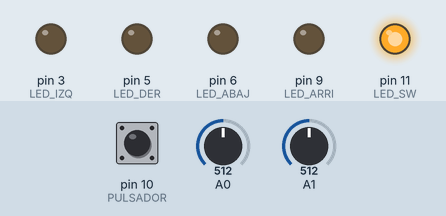
Bench run of a sketch on a simulated Arduino Uno, built with avr-gcc and run on an emulated ATmega328P. Parts: output pins drawn as LEDs (lit = HIGH). The inputs (shaded band) are chosen by the test bench; at power-on: A0 = 512, A1 = 512, pin 10 (PULSADOR) LOW.

Above: at 1.2 s.
1.3 s: A0 set to 530
At 2.5 s:
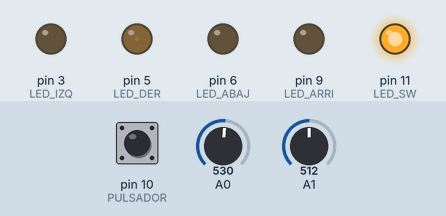
2.8 s: A1 set to 530
At 3.6 s:
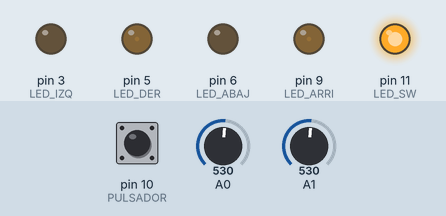
4.3 s: pin 10 (PULSADOR) pulled HIGH for 0.15 s
At 4.37 s:
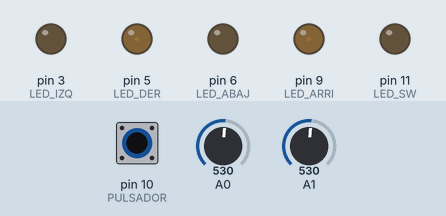
5.9 s: A0 set to 511
At 7.1 s:
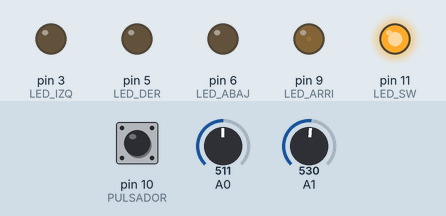
7.4 s: A1 set to 470
At 8.3 s:
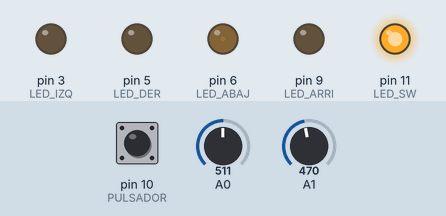
8.9 s: pin 10 (PULSADOR) pulled HIGH for 1 s
At 9.5 s:
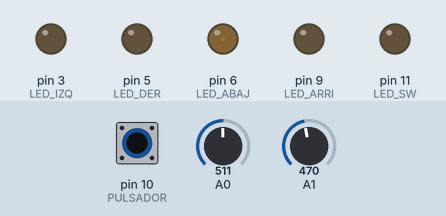
Timing chart, 0 to 11.9 s (numbered marks = the images above; inputs shaded):
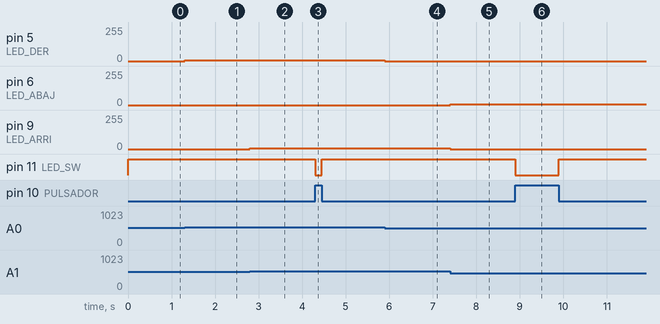

The sketch:

JoystickTest.ino
```cpp
int X;
int Y;
int LED_IZQ = 3;
int LED_DER = 5;
int LED_ABAJ = 6;
int LED_ARRI = 9;
int PULSADOR = 10;
int LED_SW = 11;
int SW;

void setup() {
  // put your setup code here, to run once:
  pinMode(LED_IZQ, OUTPUT);
  pinMode(LED_DER, OUTPUT);
  pinMode(LED_ABAJ, OUTPUT);
  pinMode(LED_ARRI, OUTPUT);
  pinMode(LED_SW, OUTPUT);
  pinMode(PULSADOR, INPUT);
  //Las entradas analogicas no requieren inicialización
}

void loop() {
  // put your main code here, to run repeatedly:
  X = analogRead(A0);
  Y = analogRead(A1);
  SW = digitalRead(PULSADOR);

  if(X >= 0 && X < 480){
    analogWrite(LED_IZQ, map(X, 0, 480, 255, 0));
  }else{
    analogWrite(LED_IZQ, 0);
  }

  if(X >= 520 && X < 1023){
    analogWrite(LED_DER, map(X, 520, 1023, 0, 255));
  }else{
     analogWrite(LED_DER, 0);
  }

  if(Y >= 0 && Y < 480){
    analogWrite(LED_ABAJ, map(Y, 0, 480, 255, 0));
  }else{
    analogWrite(LED_ABAJ, 0);
  }

  if(Y >= 520 && Y < 1023){
    analogWrite(LED_ARRI, map(Y, 520, 1023, 0, 255));
  }else{
    analogWrite(LED_ARRI, 0);
  }

  digitalWrite(LED_SW, !SW);
}
```

Measured:
- after the input at 1.3 s, pin 5 (LED_DER): 0/255 → 5/255 at once
- after the input at 2.8 s, pin 9 (LED_ARRI): 0/255 → 5/255 at once
- after the input at 4.3 s, pin 11 (LED_SW): HIGH → LOW at once, → HIGH 0.15 s later
- after the input at 5.9 s, pin 5 (LED_DER): 5/255 → 0/255 at once
- after the input at 7.4 s, pin 6 (LED_ABAJ): 0/255 → 6/255 at once; pin 9 (LED_ARRI): 5/255 → 0/255 at once
- after the input at 8.9 s, pin 11 (LED_SW): HIGH → LOW at once, → HIGH 1.0 s later
